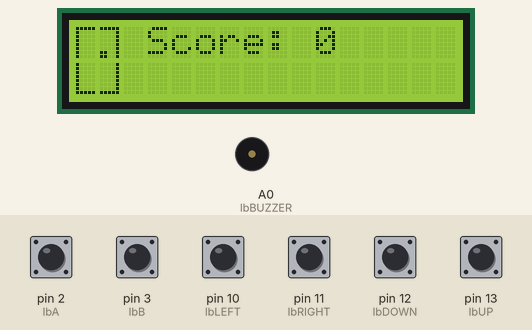
A sketch run on a simulated Arduino Uno, built with avr-gcc and run on an emulated ATmega328P. Parts: 16×2 character LCD, buzzer (waves = sounding, pin HIGH). The inputs (shaded band) are chosen by the test bench; at power-on: pin 2 (lbA), pin 3 (lbB), pin 10 (lbLEFT), pin 11 (lbRIGHT), pin 12 (lbDOWN), pin 13 (lbUP) HIGH. Random numbers use the default seed unless the sketch sets one; what the sketch prints to the serial monitor is not drawn.

Above: at 1.2 s.
1.3 s: pin 3 (lbB) pulled LOW for 0.15 s
At 1.46 s:
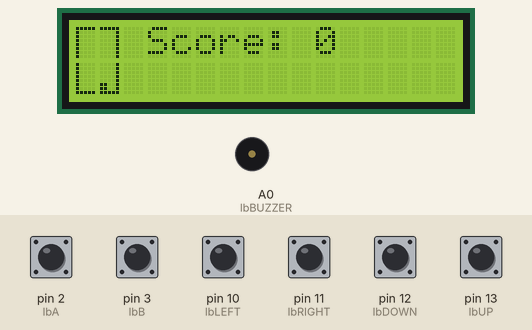
2.0 s: pin 12 (lbDOWN) pulled LOW for 1 s
At 2.7 s:
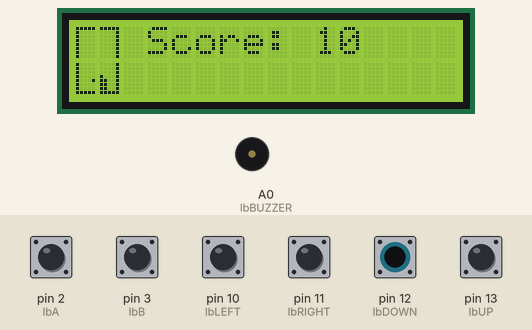
3.6 s: pin 10 (lbLEFT) pulled LOW for 0.15 s
At 4.16 s:
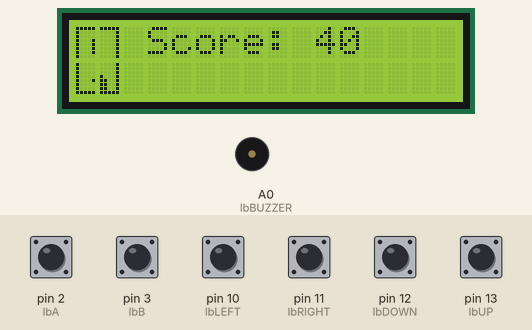
4.3 s: pin 11 (lbRIGHT) pulled LOW for 0.15 s
At 4.7 s:
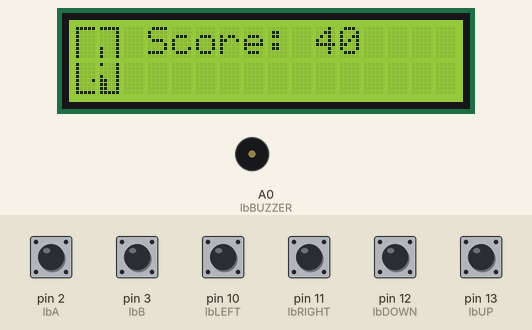
5.0 s: pin 2 (lbA) pulled LOW for 0.15 s
At 5.55 s:
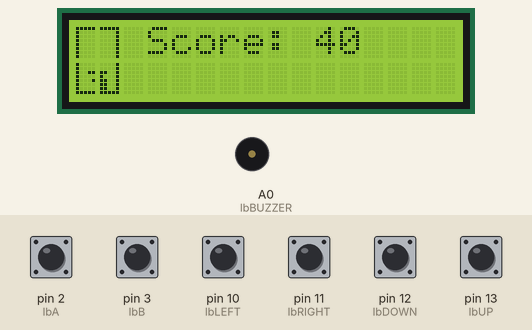
5.7 s: pin 13 (lbUP) pulled LOW for 1 s
At 15.3 s:
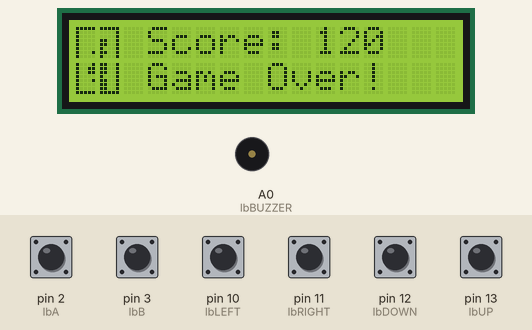

The sketch:

Tetris.ino
```cpp
#include <LiquidCrystal.h>
#include <SPI.h>
#include "Tetris.h"
#define SS_PIN 10


void setup() {
  // put your setup code here, to run once:
  lcd.begin(16, 2);
  lcd.print("   Score: 0");
  Serial.begin(9600);
  randomSeed(analogRead(0));
  while (!Serial) {
    ; // wait for serial port to connect. Needed for native USB port only
  }
  Serial.println("Loading ...");
  Dp_Init();
  Te_Init();
  Serial.println(random(9, 15) * (10 + pow(3,1) * 10));
  Serial.println(random(9, 15) * (10 + pow(3,2) * 10));
  Serial.println(random(9, 15) * (10 + pow(3,3) * 10));
  Serial.println(random(9, 15) * (10 + pow(3,4) * 10));
}


byte xC = 0;
byte yC = 0;
long frameCount = 0;

void loop() {
  // put your main code here, to run repeatedly:
  frameCount++;
  Te_Draw();
  Te_Update(frameCount);
  delay(1);
}
```

Display.h
```cpp
#include <LiquidCrystal.h>
#include <SPI.h>
#define SS_PIN 10
#define DP_HEIGHT 16
#define DP_WIDTH 10

LiquidCrystal lcd(9, 8, 7, 6, 5, 4);
void Dp_DrawLine(int x, int y, int length, bool hori, bool isSet);

struct ZeichenFlaeche {
  byte grid[8] = {
  B00000,
  B00000,
  B00000,
  B00000,
  B00000,
  B00000,
  B00000,
  B00000
};
};

ZeichenFlaeche zeichen[2][2];

void Dp_Init()
{
  lcd.createChar(0, zeichen[0][0].grid);
  lcd.createChar(1, zeichen[0][1].grid);
  lcd.createChar(2, zeichen[1][0].grid);
  lcd.createChar(3, zeichen[1][1].grid);
  Dp_DrawLine(0,0,10,true,true); // Linie Oben H
  Dp_DrawLine(0,15,10,true,true); // Linie Unten H
  Dp_DrawLine(0,0,16,false,true); // Linie Links V
  Dp_DrawLine(9,0,16,false,true); // Linie Rechts V
}

void Dp_Draw()
{
  lcd.createChar(0, zeichen[0][0].grid);
  lcd.createChar(1, zeichen[0][1].grid);
  lcd.createChar(2, zeichen[1][0].grid);
  lcd.createChar(3, zeichen[1][1].grid);
  lcd.setCursor(0, 0);
  lcd.write(byte(0));

  lcd.setCursor(0, 1);
  lcd.write(byte(1));

  lcd.setCursor(1, 0);
  lcd.write(byte(2));

  lcd.setCursor(1, 1);
  lcd.write(byte(3));
}

void Dp_SetPixel(int x, int y, bool isOn)
{
  if(isOn)
    bitSet  (zeichen[x/5][y/8].grid[y%8],4-x%5);
  else
    bitClear(zeichen[x/5][y/8].grid[y%8],4-x%5);
}

bool Dp_GetPixel(int x, int y)
{
  return bitRead(zeichen[x/5][y/8].grid[y%8],4-x%5)==1?true:false;
}

void Dp_DrawLine(int x, int y, int length, bool hori, bool isSet)
{
  for(int offset = 0; offset < length; offset++)
  {
    if(hori)
      Dp_SetPixel(x + offset, y, isSet);
    else
      Dp_SetPixel(x, y + offset, isSet);
  }
}
```

Stone.h
```cpp
#include "Display.h"

#define TE_WIDTH (DP_WIDTH - 2)
#define TE_HEIGHT (DP_HEIGHT - 2)

enum Stone_Type {
  TStone = 0,
  LStone = 1,
  IStone = 2,
  SStone = 3,
  ZStone = 5,
  OStone = 4,
};

struct Stone {
  byte field[4];
  char x = TE_WIDTH / 2 - 1;
  char y = 1;
  char rot = 0;
  Stone_Type type;
};

Stone St_InitStone();

bool St_HitTest(Stone st)
{
  for(char x = 0; x < 5; x++) // Zeilen eines Steins
  {
    for(char y = 0; y < 4; y++) // Spalten eines Steins
    {
      if(bitRead(st.field[y],x) == 1) // Ist der aktuelle Stein Pixel gesetzt?
      {
        char xT = st.x  + x; // Absolute x Position
        char yT = st.y + y;  // Absolute y Position
        if(xT < 1 || xT > TE_WIDTH || yT < 1 || yT > TE_HEIGHT) // Aktueller Stein Pixel aus dem Fenster.
        {
          Serial.print("HIT OUTWINDOW xT=");
          Serial.print(xT, DEC);
          Serial.print(" yT=");
          Serial.println(yT, DEC);
          return true;
        }
        if(Dp_GetPixel(xT,yT)) // Aktueller Stein Pixel auf dem Display ist belegt.
        {
          Serial.print("HIT Pixel xT=");
          Serial.print(xT, DEC);
          Serial.print(" yT=");
          Serial.println(yT, DEC);
          return true;
        }
      }
    }
  }
  return false;
}

void St_Print(Stone st, bool printIt)
{
  for(char x = 0; x < 5; x++)
  {
    for(char y = 0; y < 4; y++)
    {
      if(bitRead(st.field[y],x) == 1)
      {
        char xT = st.x  + x;
        char yT = st.y + y;
        if(xT < 1 || xT > TE_WIDTH || yT < 1 || yT > TE_HEIGHT) // Aktueller Stein Pixel aus dem Fenster.
          continue;
        Dp_SetPixel(xT, yT, printIt);
      }
    }
  }
}

void St_SetRot(Stone *st, char rot)
{
  (*st).rot = rot;
  switch((*st).type)
  {
    case TStone:
    {
      switch(rot)
      {
        case 0:
        {
          (*st).field[0] = B00000;
          (*st).field[1] = B00100;
          (*st).field[2] = B01110;
          (*st).field[3] = B00000;
        } break;

        case 1:
        {
          (*st).field[0] = B00000;
          (*st).field[1] = B00100;
          (*st).field[2] = B00110;
          (*st).field[3] = B00100;
        } break;

        case 2:
        {
          (*st).field[0] = B00000;
          (*st).field[1] = B00000;
          (*st).field[2] = B01110;
          (*st).field[3] = B00100;
        } break;

        case 3:
        {
          (*st).field[0] = B00000;
          (*st).field[1] = B00100;
          (*st).field[2] = B01100;
          (*st).field[3] = B00100;
        } break;
      }
    } break;

    case LStone:
    {
      switch(rot)
      {
        case 0:
        {
          (*st).field[0] = B00000;
          (*st).field[1] = B00010;
          (*st).field[2] = B01110;
          (*st).field[3] = B00000;
        } break;

        case 1:
        {
          (*st).field[0] = B00000;
          (*st).field[1] = B00100;
          (*st).field[2] = B00100;
          (*st).field[3] = B00110;
        } break;

        case 2:
        {
          (*st).field[0] = B00000;
          (*st).field[1] = B00000;
          (*st).field[2] = B01110;
          (*st).field[3] = B01000;
        } break;

        case 3:
        {
          (*st).field[0] = B00000;
          (*st).field[1] = B01100;
          (*st).field[2] = B00100;
          (*st).field[3] = B00100;
        } break;
      }
    } break;

    case IStone:
    {
      switch(rot)
      {
        case 0:
        case 2:
        {
          (*st).field[0] = B00100;
          (*st).field[1] = B00100;
          (*st).field[2] = B00100;
          (*st).field[3] = B00100;
        } break;

        case 1:
        case 3:
        {
          (*st).field[0] = B00000;
          (*st).field[1] = B00000;
          (*st).field[2] = B01111;
          (*st).field[3] = B00000;
        } break;
      }
    } break;

    case SStone:
    {
      switch(rot)
      {
        case 0:
        {
          (*st).field[0] = B00000;
          (*st).field[1] = B01100;
          (*st).field[2] = B00110;
          (*st).field[3] = B00000;
        } break;

        case 1:
        {
          (*st).field[0] = B00000;
          (*st).field[1] = B00100;
          (*st).field[2] = B01100;
          (*st).field[3] = B01000;
        } break;

        case 2:
        {
          (*st).field[0] = B00000;
          (*st).field[1] = B01100;
          (*st).field[2] = B00110;
          (*st).field[3] = B00000;
        } break;

        case 3:
        {
          (*st).field[0] = B00000;
          (*st).field[1] = B00010;
          (*st).field[2] = B00110;
          (*st).field[3] = B00100;
        } break;
      }
    } break;

    case OStone:
    {
      switch(rot)
      {
        case 0:
        case 1:
        case 2:
        case 3:
        {
          (*st).field[0] = B00000;
          (*st).field[1] = B01100;
          (*st).field[2] = B01100;
          (*st).field[3] = B00000;
        } break;
      }
    } break;

    default: break;
  }
}

void St_Rotate(Stone *st)
{
  St_SetRot(st, ((*st).rot+1)%4);
}

void St_BackRotate(Stone *st)
{
  char rot = (*st).rot - 1;
  if(rot == -1)
  rot = 3;
  St_SetRot(st, rot);
}

Stone St_InitStone()
{
  Stone st;
  st.type = (Stone_Type)random(0,5);
  St_SetRot(&st, 0);
  return st;
}
```

Tetris.h
```cpp
#include "Stone.h"

#define BUTTON_LEFT 13
#define BUTTON_RIGHT 12
#define BUTTON_ROT 11
#define BUTTON_DOWN 10

#define lbUP 13
#define lbDOWN 12
#define lbLEFT 10
#define lbRIGHT 11
#define lbA 2
#define lbB 3
#define lbBUZZER A0

#define btnRight  0
#define btnUp     1
#define btnDown   2
#define btnLeft   3
#define btnSelect 4
#define btnNone   5


bool BUTTON_LEFT_LAST = false;
bool BUTTON_RIGHT_LAST = false;
bool BUTTON_ROT_LAST = false;
bool BUTTON_DOWN_LAST = false;
long points = 0;

Stone currentStone;

void Te_Init()
{
  currentStone = St_InitStone();
  pinMode(lbUP,INPUT_PULLUP);
  pinMode(lbDOWN,INPUT_PULLUP);
  pinMode(lbLEFT,INPUT_PULLUP);
  pinMode(lbRIGHT,INPUT_PULLUP);
  pinMode(lbA,INPUT_PULLUP);
  pinMode(lbB,INPUT_PULLUP);
  pinMode(lbBUZZER,OUTPUT);
}

int Te_GetKey() {
  if (digitalRead(lbUP) == 0) return  btnUp;
  if (digitalRead(lbDOWN) == 0) return  btnDown;
  if (digitalRead(lbLEFT) == 0) return  btnLeft;
  if (digitalRead(lbRIGHT) == 0) return  btnRight;
  if (digitalRead(lbA) == 0) return  btnUp;
  if (digitalRead(lbB) == 0) return  btnDown;
  return btnNone;  // when all others fail, return this...
}

void Te_Draw()
{
  St_Print(currentStone, true);
  Dp_Draw();
  St_Print(currentStone, false);
}

void Te_AddPoints(long p)
{
  points += p;
  lcd.setCursor(10, 0);
  lcd.print(points);
}

void Te_DeleteRow(int row)
{
  bool sw = true;
  for (int i = 0; i < 15; i++)
  {
    Dp_DrawLine(1, row, 8, true, sw);
    Dp_DrawLine(0,0,10,true,!sw); // Linie Oben H
    Dp_DrawLine(0,15,10,true,!sw); // Linie Unten H
    Dp_DrawLine(0,0,16,false,!sw); // Linie Links V
    Dp_DrawLine(9,0,16,false,!sw); // Linie Rechts V
    Dp_Draw();
    delay(90);
    sw = sw ? false : true;
  }
  Dp_DrawLine(1, row, 8, true, false);
  Dp_DrawLine(0,0,10,true,true); // Linie Oben H
  Dp_DrawLine(0,15,10,true,true); // Linie Unten H
  Dp_DrawLine(0,0,16,false,true); // Linie Links V
  Dp_DrawLine(9,0,16,false,true); // Linie Rechts V
  Dp_Draw();
  for (int zeile = row; zeile > 2; zeile--)
  {
    for (int x = 1; x < TE_WIDTH + 1; x++)
    {
      Dp_SetPixel(x, zeile, Dp_GetPixel(x, zeile - 1));
    }
  }
}

void Te_CheckRows()
{
  byte rowWins = 0;
  for (int zeile = TE_HEIGHT; zeile > 0; zeile--)
  {
    bool zeileVoll = true;
    for (int x = 1; x < TE_WIDTH; x++)
    {
      if (!Dp_GetPixel(x, zeile)) // Ist noch ein Stück frei in der aktuellen Zeile?
      {
        zeileVoll = false;
        break;
      }
    }
    if (zeileVoll) // Ist die aktuelle Zeile voll?
    {
      rowWins++;
      Te_DeleteRow(zeile);
      zeile++;
    }
  }
  if (rowWins > 0)
    Te_AddPoints(random(9, 15) * (10 + pow(3,rowWins) * 10));
}

void Te_Reload()
{
  for (int row = 1; row < TE_HEIGHT + 1; row++)
  {
    Dp_DrawLine(1, row, 8, true, true);
    Dp_Draw();
    delay(60);
  }
  delay(400);
  for (int row = TE_HEIGHT; row >= 1 ; row--)
  {
    Dp_DrawLine(1, row, 8, true, false);
    Dp_Draw();
    delay(60);
  }
  currentStone = St_InitStone();
  points = 0;
  lcd.setCursor(10, 0);
  lcd.print("0     ");
  lcd.setCursor(3, 1);
  lcd.print("             ");
}

void Te_Update(long frameCount)
{
  if (frameCount % 40  == 0)
  {
    currentStone.y++;
    if (St_HitTest(currentStone)) // Stein ist unten Angekommen.
    {
      currentStone.y--;
      for(int i = 0; i < 5; i++)
      {
        St_Print(currentStone, true);
        Dp_Draw();
        delay(60);
        St_Print(currentStone, false);
        Dp_Draw();
        delay(60);
      }
      St_Print(currentStone, true);
      currentStone = St_InitStone();
      Dp_Draw();
      if (St_HitTest(currentStone))
      {
        lcd.setCursor(3, 1);
        lcd.write("Game Over!");
        delay(1000);
        //while (!digitalRead(BUTTON_LEFT) || !digitalRead(BUTTON_RIGHT));
        while (!(Te_GetKey() == btnLeft) || !(Te_GetKey() == btnRight));
        Te_Reload();
      }
      Te_AddPoints(random(1, 4) * 10);
      Te_CheckRows();
      return;
    }
  }

  if(frameCount % 10) // Nach Unten Schieben frei geben (Damit man den Knopf gedrückt lassen kann)
  {
    BUTTON_DOWN_LAST=false;
  }


  //if (digitalRead(BUTTON_LEFT))
  if (Te_GetKey() == btnLeft)
  {
    if (!BUTTON_LEFT_LAST)
    {
      BUTTON_LEFT_LAST = true;

      // Versuche Stein zu verschieben
      currentStone.x--;
      if (St_HitTest(currentStone))
        currentStone.x++;
    }
  }
  else BUTTON_LEFT_LAST = false;

  //if (digitalRead(BUTTON_RIGHT))
  if (Te_GetKey() == btnRight)
  {
    if (!BUTTON_RIGHT_LAST)
    {
      BUTTON_RIGHT_LAST = true;

      // Versuche Stein zu verschieben
      currentStone.x++;
      if (St_HitTest(currentStone))
        currentStone.x--;
    }
  }
  else BUTTON_RIGHT_LAST = false;

  //if (digitalRead(BUTTON_ROT))
  if (Te_GetKey() == btnUp)
  {
    if (!BUTTON_ROT_LAST)
    {
      BUTTON_ROT_LAST = true;

      // Versuche Stein zu verschieben
      St_Rotate(&currentStone);
      if (St_HitTest(currentStone))
        St_BackRotate(&currentStone);
    }
  }
  else BUTTON_ROT_LAST = false;

  //if (digitalRead(BUTTON_DOWN))
  if (Te_GetKey() == btnDown)
  {
    if (!BUTTON_DOWN_LAST)
    {
      BUTTON_DOWN_LAST = true;

      // Versuche Stein zu verschieben
      currentStone.y++;
      if (St_HitTest(currentStone))
        currentStone.y--;
    }
  }
  else BUTTON_DOWN_LAST = false;
}
```
